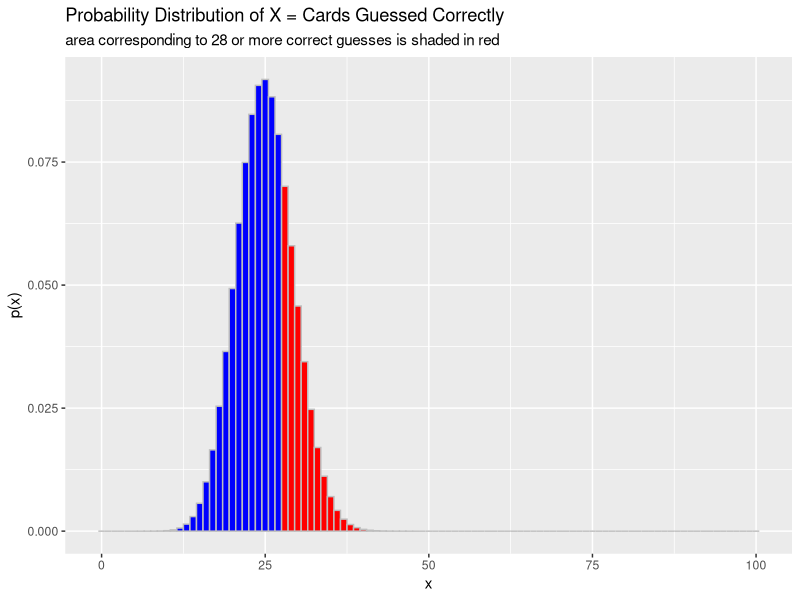
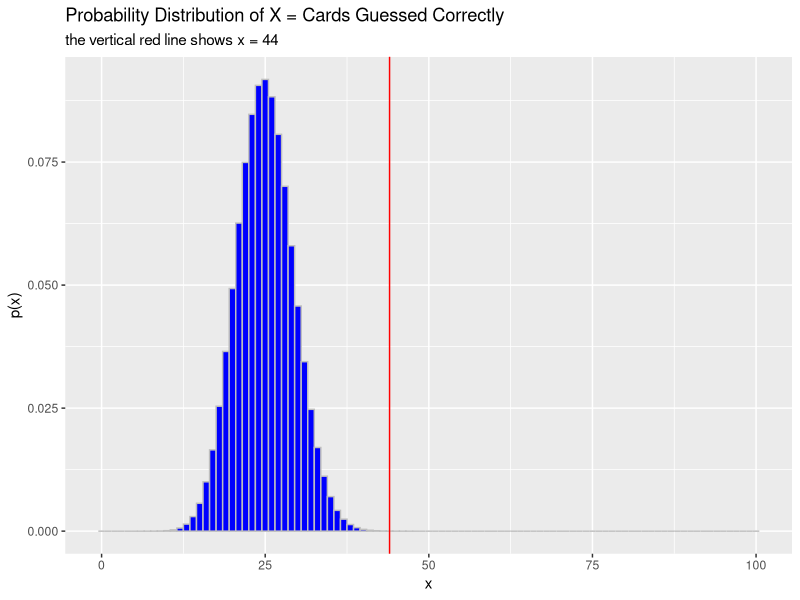

Reproduce these figures in R, in order.
# How many playing card suits can Pete correctly identify?
# Is there evidence that he is not just randomly guessing?
# This is a series of 100 Bernoulli trials with p = 1/4.

# First, what is P(X >= 28) when X ~ BIN(100, 1/4)?

pmfX     <- data.frame(x = 0:100, p = dbinom(0:100, 100, 1/4))
shading1 <- ifelse(pmfX$x >= 28, "red", "blue")

library(ggplot2)
ggplot(pmfX, aes(x = x, y = p)) +
  geom_bar(stat = "identity", width = 1, fill = shading1, col = "gray") +
  labs(title = "Probability Distribution of X = Cards Guessed Correctly", 
       subtitle = "area corresponding to 28 or more correct guesses is shaded in red", 
       y = "p(x)")

prob28 <- pbinom(27, 100, 1/4, lower.tail = FALSE)
sprintf("The probability of getting 28 or more correct when guessing randomly is is %1.3f.", prob28)

# Second, what is P(X >= 44) when X ~ BIN(100, 1/4)?

pmfX    <- data.frame(x = 0:100, p = dbinom(0:100, 100, 1/4))
shading2 <- ifelse(pmfX$x >= 44, "red", "blue")

library(ggplot2)
ggplot(pmfX, aes(x = x, y = p)) +
  geom_bar(stat = "identity", width = 1, fill = shading2, col = "gray") +
  labs(title = "Probability Distribution of X = Cards Guessed Correctly", 
       subtitle = "the vertical red line shows x = 44", 
       y = "p(x)") +
  geom_vline(xintercept = 44, color = "red")

prob44 <- pbinom(43, 100, 1/4, lower.tail = FALSE)
sprintf("The probability of getting 44 or more correct when guessing randomly is is %1.6f.", prob44)